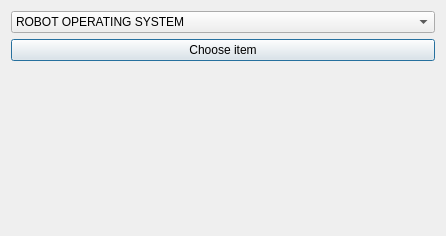
<?xml version="1.0" encoding="UTF-8"?>
<ui version="4.0">
 <class>Dialog</class>
 <widget class="QDialog" name="Dialog">
  <property name="geometry">
   <rect>
    <x>0</x>
    <y>0</y>
    <width>446</width>
    <height>236</height>
   </rect>
  </property>
  <property name="windowTitle">
   <string>Dialog</string>
  </property>
  <layout class="QVBoxLayout" name="verticalLayout">
   <item>
    <widget class="QComboBox" name="comboBox">
     <item>
      <property name="text">
       <string>ROBOT OPERATING SYSTEM</string>
      </property>
     </item>
     <item>
      <property name="text">
       <string>C++</string>
      </property>
     </item>
     <item>
      <property name="text">
       <string>LINUX</string>
      </property>
     </item>
     <item>
      <property name="text">
       <string>CLOUD</string>
      </property>
     </item>
     <item>
      <property name="text">
       <string>DOCKER</string>
      </property>
     </item>
    </widget>
   </item>
   <item>
    <widget class="QPushButton" name="pushButton">
     <property name="text">
      <string>Choose item</string>
     </property>
    </widget>
   </item>
   <item>
    <widget class="QLabel" name="label">
     <property name="text">
      <string/>
     </property>
    </widget>
   </item>
  </layout>
 </widget>
 <resources/>
 <connections/>
</ui>
